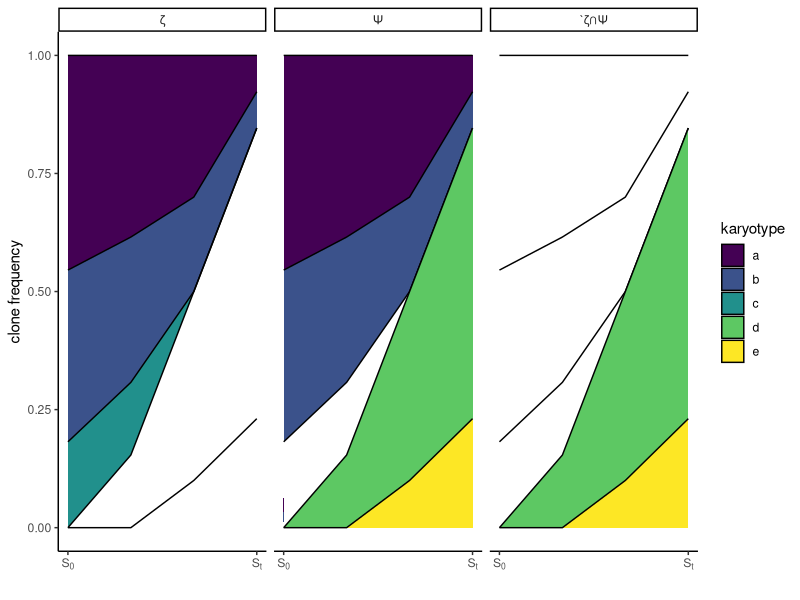

R code for this plot:
# Load necessary libraries
library(ggplot2)
library(reshape2)
library(dplyr)
library(viridis)

# Define the data manually
data <- data.frame(
  Time = rep(c(1, 2, 3, 4), times = 5),
  Clone = rep(c("Clone1", "Clone2", "Clone3", "Clone4", "Clone5"), each = 4),
  Frequency = c(10, 5, 3, 1,
                8, 4, 2, 1,
                4, 2, 0, 0,
                0, 2, 4, 8,
                0, 0, 1, 3)
)

# Normalize frequencies at each timepoint to sum to 1
data <- data %>%
  group_by(Time) %>%
  mutate(Frequency = Frequency / sum(Frequency))

# Add group information
data <- data %>%
  mutate(Group = case_when(
    Clone %in% c("Clone1", "Clone2") ~ "Group A",
    Clone == "Clone3" ~ "Group B",
    Clone %in% c("Clone4", "Clone5") ~ "Group C"
  ))

clone_names <- c("Clone1", "Clone2", "Clone3", "Clone4", "Clone5")
zeta <- clone_names[1:3]
psi <- clone_names[c(1:2,4:5)]
psiNzeta <- clone_names[c(4:5)]

groups <- list(zeta=zeta,
               psi=psi,
               psiNzeta=psiNzeta)
tmp <- do.call(rbind,lapply(unique(data$Group),function(di) {
  tmp <- data
  tmp$Group2 <- di
  tmp
  }))

tmp$Clone2 <- FALSE
tmp$Clone2[tmp$Group2=="Group A" & tmp$Clone%in%groups[[1]]] <- TRUE
tmp$Clone2[tmp$Group2=="Group B" & tmp$Clone%in%groups[[2]]] <- TRUE
tmp$Clone2[tmp$Group2=="Group C" & tmp$Clone%in%groups[[3]]] <- TRUE

lablr <- c('Group B' = " \u03A8 ",
           'Group A' = "  \u03B6  ",
           'Group C' = "\u0060\u03B6\u2229\u03A8")

tmp$Group2 <- lablr[tmp$Group2]

# Create a Muller plot using ggplot2
ggplot(tmp, aes(x = Time, y = Frequency, group=Clone,fill = Clone,alpha=Clone2)) +
  geom_area(color="black") +
  scale_fill_viridis_d("karyotype",labels=letters[1:5])+
  guides(alpha="none")+
  scale_alpha_manual(values=c(0,1))+
  facet_wrap(~ Group2, ncol = 3) +
  theme_classic()+
  scale_x_continuous("",breaks=c(1,4),labels=c(expression(S[0],S[t])))+
  scale_y_continuous("clone frequency")

